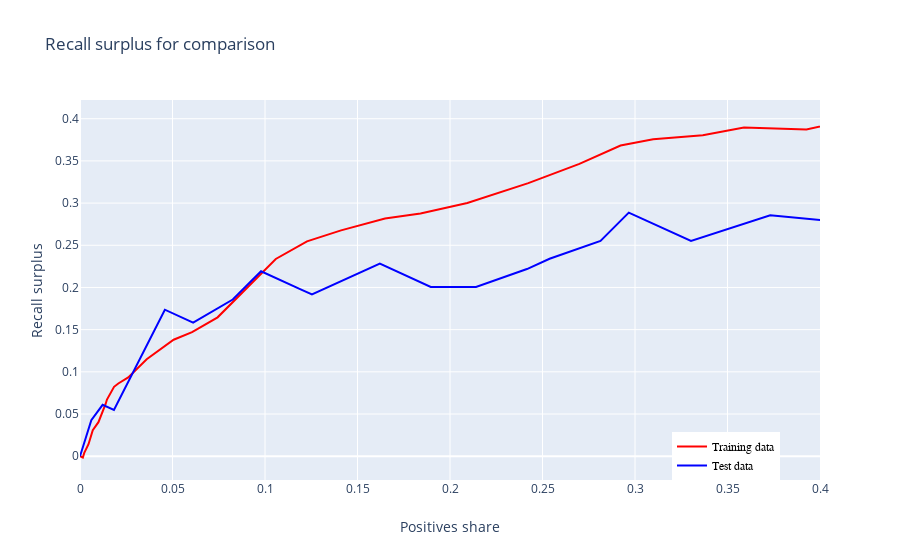

The code cell stored with this chart in its notebook:
### Code cell
plot_recall_surplus_train_test(rf_clf_pr_train_1,rf_clf_pr_test_1)
